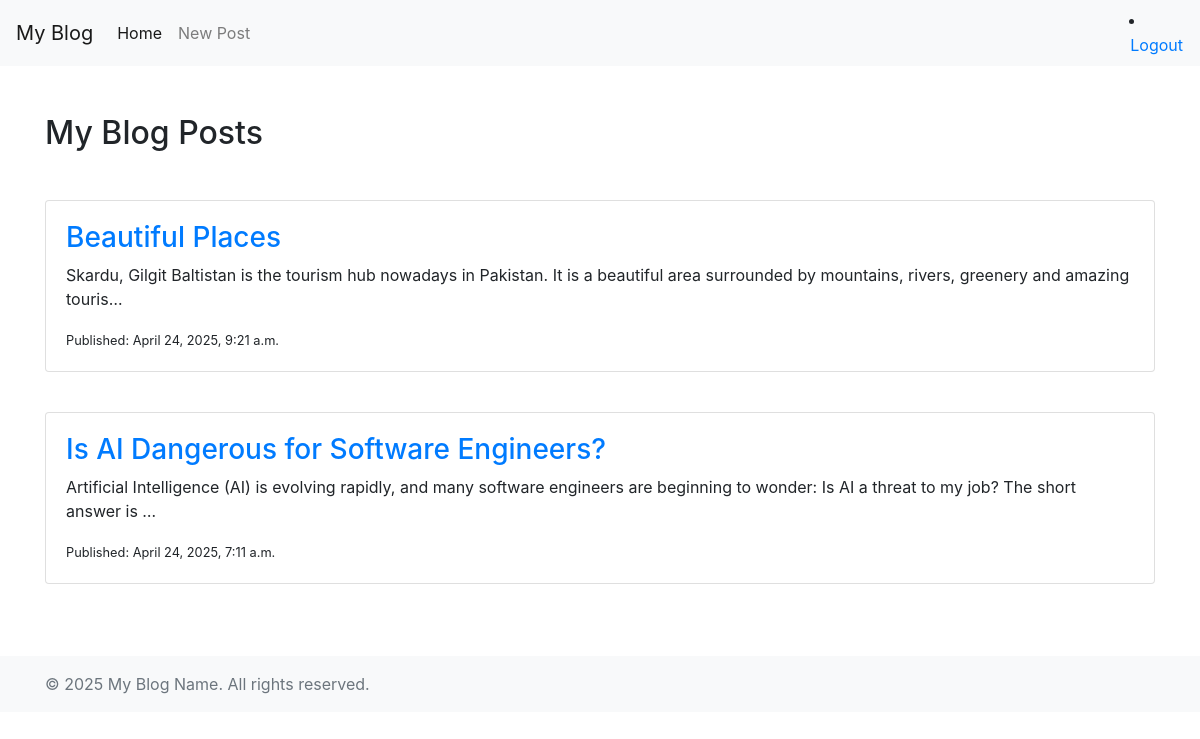
/blog/my-post/ (signed in), run on an earlier commit of the app's database.
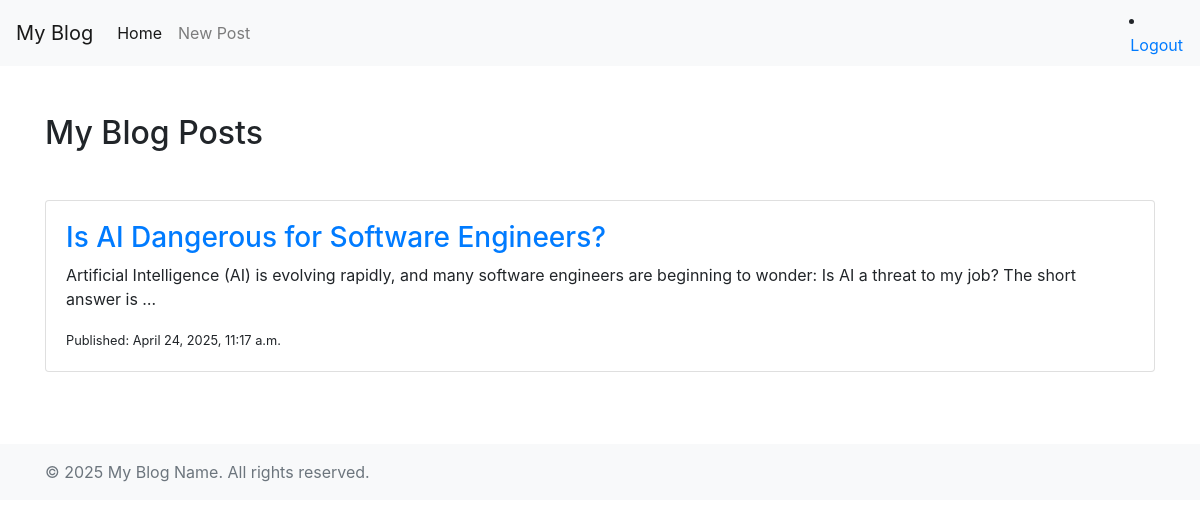
And on a later commit of the database.
### blog/models.py (models this page shows, shortened)
class Post(models.Model):
    author = models.ForeignKey(settings.AUTH_USER_MODEL, on_delete=models.CASCADE)
    title = models.CharField(max_length=200)
    text = models.TextField()
    created_date = models.DateTimeField(default=timezone.now)
    published_date = models.DateTimeField(null=True, blank=True)

### blog/views.py (the view)
# urls.py: path("blog/my-post/", views.my_blog_posts, name='my_blog_posts'),
@login_required
def my_blog_posts(request):
    posts = Post.objects.filter(author=request.user).order_by('-published_date')
    return render(request, 'blog/my_blog_posts.html', {'posts': posts})

### blog/templates/blog/my_blog_posts.html (shortened to what this page needs)
{% extends 'blog/base.html' %}
{% block content %}
  <h2>My Blog Posts</h2>
  {% for post in posts %}
    <div class="card mt-3">
      <div class="card-body">
        <h3><a href="{% url 'blog:post_detail' pk=post.pk %}">{{ post.title }}</a></h3>
        <p>{{ post.text|truncatechars:150 }}</p>
        <small>Published: {{ post.published_date }}</small>
      </div>
    </div>
  {% empty %}
    <p>You haven't written any posts yet.</p>
  {% endfor %}
{% endblock %}

What changed in the data, as far as the page shows it:
removed Post: title "Beautiful Places", text "Skardu, Gilgit Baltistan is the tourism hub nowadays in Pakistan. It is a beautiful area surrounded by mountains, rivers, greenery and amazing touris…", published_date "April 24, 2025, 9:21 a.m."
changed Post "Is AI Dangerous for Software Engineers?": published_date "April 24, 2025, 7:11 a.m." → "April 24, 2025, 11:17 a.m."
